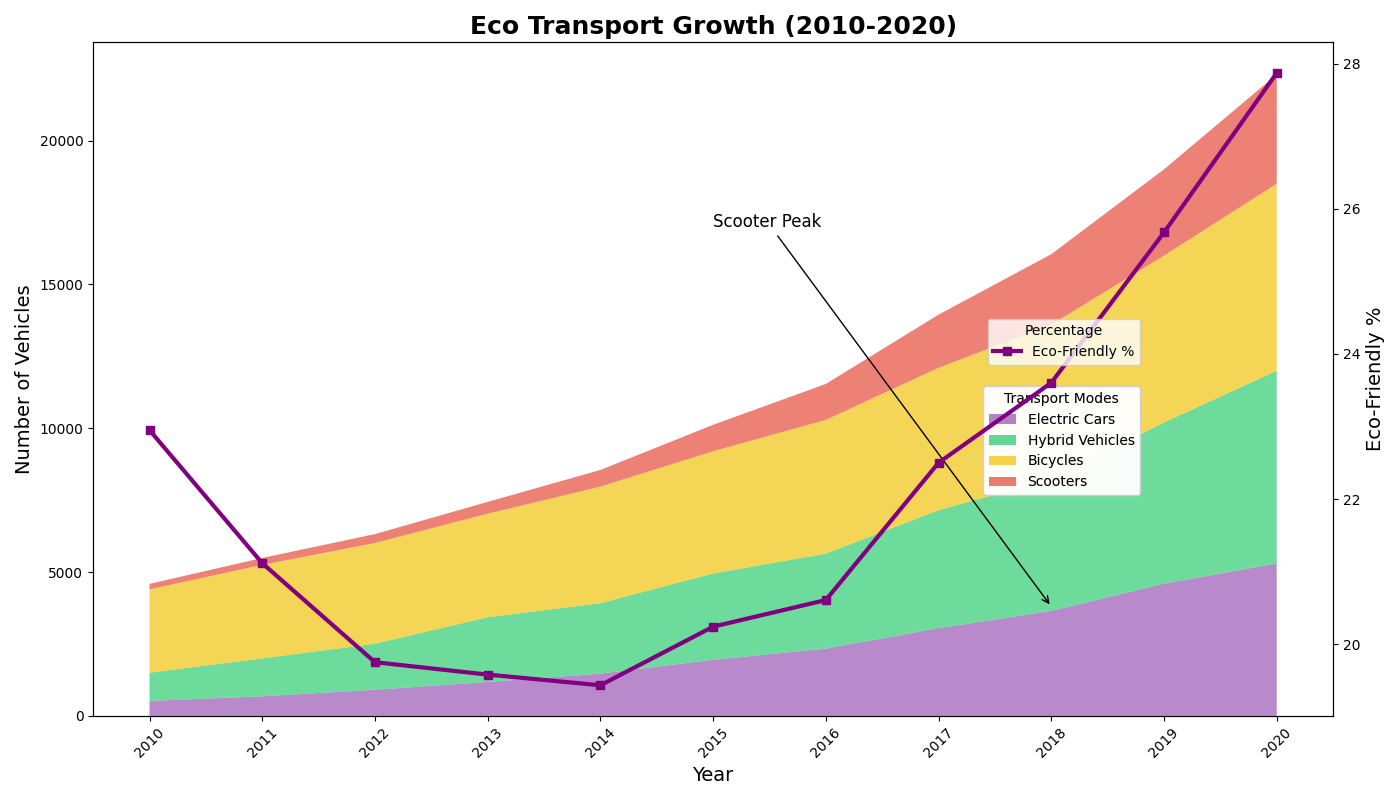

Write Python code to recreate this figure.
import matplotlib.pyplot as plt
import numpy as np

years = np.arange(2010, 2021)
electric_cars = np.array([520, 680, 910, 1180, 1470, 1950, 2340, 3050, 3650, 4600, 5300])
hybrid_cars = np.array([980, 1320, 1600, 2250, 2450, 3000, 3300, 4100, 4600, 5600, 6700])
bicycles = np.array([2900, 3250, 3500, 3600, 4050, 4250, 4650, 4950, 5350, 5800, 6500])
scooters = np.array([190, 240, 310, 410, 580, 920, 1250, 1850, 2450, 3000, 3800])

total_vehicles = electric_cars + hybrid_cars + bicycles + scooters
total_vehicle_market = np.linspace(20000, 80000, len(years))
percentage_eco_friendly = (total_vehicles / total_vehicle_market) * 100

transport_data = np.vstack([electric_cars, hybrid_cars, bicycles, scooters])

fig, ax1 = plt.subplots(figsize=(14, 8))

ax1.stackplot(years, transport_data, labels=['Electric Cars', 'Hybrid Vehicles', 'Bicycles', 'Scooters'], 
              colors=['#9b59b6', '#2ecc71', '#f1c40f', '#e74c3c'], alpha=0.7)

ax2 = ax1.twinx()
ax2.plot(years, percentage_eco_friendly, color='purple', linewidth=3, linestyle='-', marker='s', label='Eco-Friendly %')

ax1.set_xlabel('Year', fontsize=14)
ax1.set_ylabel('Number of Vehicles', fontsize=14)
ax2.set_ylabel('Eco-Friendly %', fontsize=14)

ax1.set_title("Eco Transport Growth (2010-2020)", fontsize=18, fontweight='bold')

ax1.set_xticks(years)
ax1.set_xticklabels(years, rotation=45)

ax1.grid(False)  # Removing the grid

stacked_legend = ax1.legend(loc='upper right', bbox_to_anchor=(0.85, 0.5), title='Transport Modes')
line_legend = ax2.legend(loc='upper right', bbox_to_anchor=(0.85, 0.6), title='Percentage')

ax1.add_artist(stacked_legend)

ax1.annotate('Scooter Peak', xy=(2018, scooters[-1]), xytext=(2015, 17000),
             arrowprops=dict(facecolor='blue', arrowstyle='->'), fontsize=12)

plt.tight_layout()
plt.show()
